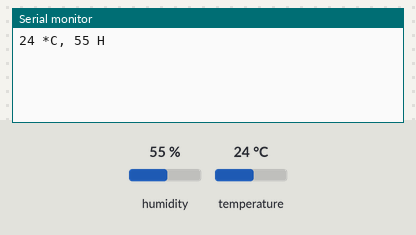
Recording of a sketch running on a simulated ESP8266 (NodeMCU). Parts: the last lines printed to the serial monitor. The inputs (shaded band) are chosen by the test bench; at power-on: humidity 55 %, temperature 24 °C. WiFi joins after 1.5 s; servers stay silent unless stated.

Above: at 3.0 s.
3.1 s: humidity set to 22 %
At 4.3 s:
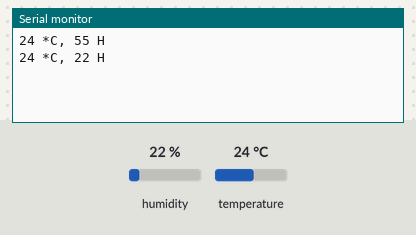
5.2 s: temperature set to 12 °C
At 7.1 s:
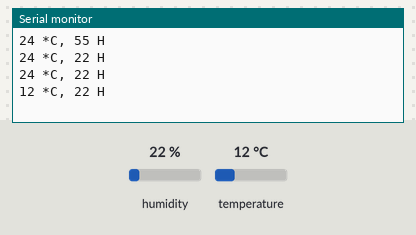
7.3 s: humidity set to 40 %
At 9.2 s:
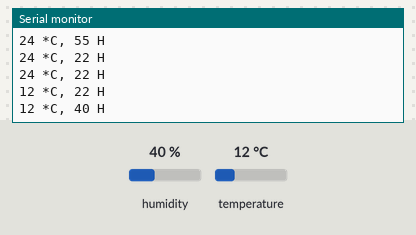
Timing chart, 0 to 10.7 s (numbered marks = the images above; inputs shaded):
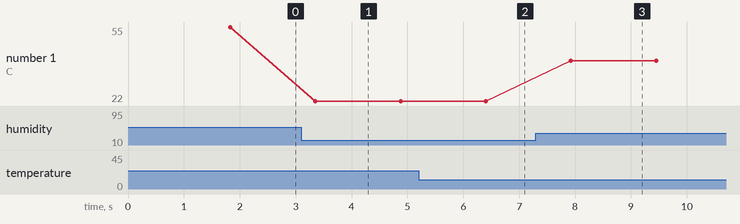

Measured:
- after the input at 3.1 s, the serial monitor: prints a new line after 0.25 s (image 1)
- after the input at 5.2 s, the serial monitor: prints a new line after 1.2 s (image 2)
- after the input at 7.3 s, the serial monitor: prints a new line after 0.62 s (image 3)
- plotted number 1: 55 → 22 after the input at 3.1 s, 22 → 40 after the input at 7.3 s

The sketch:

Blynk_DHT11.ino
```cpp
#define BLYNK_TEMPLATE_ID "TMPL0jmW0yQ4"
#define BLYNK_DEVICE_NAME "MJII Training"
#define BLYNK_AUTH_TOKEN "ulAZtuiBWyWjM2lQBQDPokYzVigL5TbI"

#define BLYNK_PRINT Serial

#include <ESP8266WiFi.h>
#include <BlynkSimpleEsp8266.h>
#include <SimpleDHT.h>

char auth[] = BLYNK_AUTH_TOKEN;
char ssid[] = "myinvententerprise";
char pass[] = "04222682";

int pinDHT11 = D1;
SimpleDHT11 dht11(pinDHT11);

void setup() {
  Serial.begin(9600);
  Blynk.begin(auth, ssid, pass);
}

void loop() {
  Blynk.run();
  byte temperature = 0;
  byte humidity = 0;
  //int err = SimpleDHTErrSuccess;
  dht11.read(&temperature, &humidity, NULL);
//  if ((err = dht11.read(&temperature, &humidity, NULL)) != SimpleDHTErrSuccess) {
//    Serial.print("Read DHT11 failed, err="); Serial.print(SimpleDHTErrCode(err));
//    Serial.print(","); Serial.println(SimpleDHTErrDuration(err)); delay(1000);
//    return;
//  }

  Blynk.virtualWrite(V0,temperature);
  Blynk.virtualWrite(V1,humidity);
  Serial.print((int)temperature); Serial.print(" *C, ");
  Serial.print((int)humidity); Serial.println(" H");
  delay(1500);

}
```
